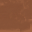

A 2D game scene composited from a Tiled map and its tileset images. What follows is a short description and the map's XML, with each tile layer's data collapsed to a summary:
An orthogonal 1x1 tile map with 32x32 px tiles, 1 tile layer (Tile Layer 1).

<map version="1.0" orientation="orthogonal" renderorder="right-down" width="1" height="1" tilewidth="32" tileheight="32" nextobjectid="1">
 <tileset firstgid="1" name="ground_digged" tilewidth="32" tileheight="32">
  <image source="maptile/ground_digged.png" width="64" height="64" />
 </tileset>
 <layer name="Tile Layer 1" width="1" height="1">
  <data>[1 cells, 1 non-empty, 1 distinct tile ids]</data>
 </layer>
</map>